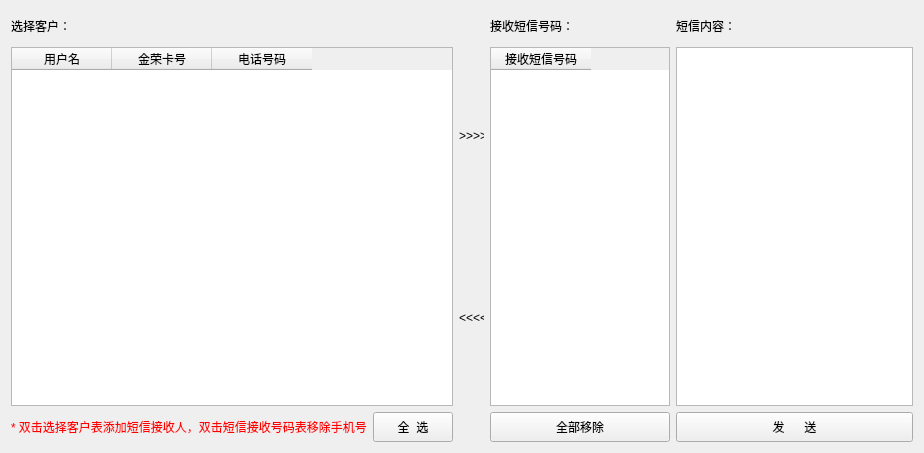
<?xml version="1.0" encoding="UTF-8"?>
<ui version="4.0">
 <class>Dialog</class>
 <widget class="QDialog" name="Dialog">
  <property name="geometry">
   <rect>
    <x>0</x>
    <y>0</y>
    <width>924</width>
    <height>453</height>
   </rect>
  </property>
  <property name="windowTitle">
   <string>查找用户</string>
  </property>
  <layout class="QGridLayout" name="gridLayout">
   <item row="0" column="0">
    <widget class="QLabel" name="label_3">
     <property name="minimumSize">
      <size>
       <width>0</width>
       <height>30</height>
      </size>
     </property>
     <property name="maximumSize">
      <size>
       <width>16777215</width>
       <height>30</height>
      </size>
     </property>
     <property name="text">
      <string>选择客户：</string>
     </property>
    </widget>
   </item>
   <item row="0" column="3">
    <widget class="QLabel" name="label_4">
     <property name="text">
      <string>接收短信号码：</string>
     </property>
    </widget>
   </item>
   <item row="0" column="4">
    <widget class="QLabel" name="label_2">
     <property name="minimumSize">
      <size>
       <width>0</width>
       <height>30</height>
      </size>
     </property>
     <property name="maximumSize">
      <size>
       <width>16777215</width>
       <height>30</height>
      </size>
     </property>
     <property name="text">
      <string>短信内容：</string>
     </property>
     <property name="alignment">
      <set>Qt::AlignLeading|Qt::AlignLeft|Qt::AlignVCenter</set>
     </property>
    </widget>
   </item>
   <item row="1" column="0" rowspan="2" colspan="2">
    <widget class="QTableWidget" name="tableWidget">
     <column>
      <property name="text">
       <string>用户名</string>
      </property>
     </column>
     <column>
      <property name="text">
       <string>金荣卡号</string>
      </property>
     </column>
     <column>
      <property name="text">
       <string>电话号码</string>
      </property>
     </column>
    </widget>
   </item>
   <item row="1" column="2">
    <widget class="QLabel" name="label_5">
     <property name="minimumSize">
      <size>
       <width>25</width>
       <height>0</height>
      </size>
     </property>
     <property name="maximumSize">
      <size>
       <width>25</width>
       <height>16777215</height>
      </size>
     </property>
     <property name="text">
      <string>&gt;&gt;&gt;&gt;</string>
     </property>
    </widget>
   </item>
   <item row="1" column="3" rowspan="2">
    <widget class="QTableWidget" name="tableWidget_2">
     <property name="maximumSize">
      <size>
       <width>200</width>
       <height>16777215</height>
      </size>
     </property>
     <column>
      <property name="text">
       <string>接收短信号码</string>
      </property>
     </column>
    </widget>
   </item>
   <item row="1" column="4" rowspan="2">
    <widget class="QTextEdit" name="textEdit_2"/>
   </item>
   <item row="2" column="2">
    <widget class="QLabel" name="label_6">
     <property name="minimumSize">
      <size>
       <width>25</width>
       <height>0</height>
      </size>
     </property>
     <property name="maximumSize">
      <size>
       <width>25</width>
       <height>16777215</height>
      </size>
     </property>
     <property name="text">
      <string>&lt;&lt;&lt;&lt;</string>
     </property>
    </widget>
   </item>
   <item row="3" column="0">
    <widget class="QLabel" name="label">
     <property name="maximumSize">
      <size>
       <width>16777215</width>
       <height>30</height>
      </size>
     </property>
     <property name="palette">
      <palette>
       <active>
        <colorrole role="WindowText">
         <brush brushstyle="SolidPattern">
          <color alpha="255">
           <red>255</red>
           <green>0</green>
           <blue>0</blue>
          </color>
         </brush>
        </colorrole>
       </active>
       <inactive>
        <colorrole role="WindowText">
         <brush brushstyle="SolidPattern">
          <color alpha="255">
           <red>255</red>
           <green>0</green>
           <blue>0</blue>
          </color>
         </brush>
        </colorrole>
       </inactive>
       <disabled>
        <colorrole role="WindowText">
         <brush brushstyle="SolidPattern">
          <color alpha="255">
           <red>120</red>
           <green>120</green>
           <blue>120</blue>
          </color>
         </brush>
        </colorrole>
       </disabled>
      </palette>
     </property>
     <property name="text">
      <string>* 双击选择客户表添加短信接收人，双击短信接收号码表移除手机号</string>
     </property>
    </widget>
   </item>
   <item row="3" column="1">
    <widget class="QPushButton" name="pushButton_2">
     <property name="minimumSize">
      <size>
       <width>0</width>
       <height>30</height>
      </size>
     </property>
     <property name="maximumSize">
      <size>
       <width>16777215</width>
       <height>16777215</height>
      </size>
     </property>
     <property name="text">
      <string>全  选</string>
     </property>
     <property name="autoDefault">
      <bool>false</bool>
     </property>
    </widget>
   </item>
   <item row="3" column="3">
    <widget class="QPushButton" name="pushButton_4">
     <property name="minimumSize">
      <size>
       <width>0</width>
       <height>30</height>
      </size>
     </property>
     <property name="text">
      <string>全部移除</string>
     </property>
     <property name="autoDefault">
      <bool>false</bool>
     </property>
    </widget>
   </item>
   <item row="3" column="4">
    <widget class="QPushButton" name="pushButton_3">
     <property name="minimumSize">
      <size>
       <width>0</width>
       <height>30</height>
      </size>
     </property>
     <property name="text">
      <string>发      送</string>
     </property>
     <property name="autoDefault">
      <bool>false</bool>
     </property>
    </widget>
   </item>
  </layout>
 </widget>
 <resources/>
 <connections/>
 <slots>
  <signal>clicked()</signal>
 </slots>
</ui>
